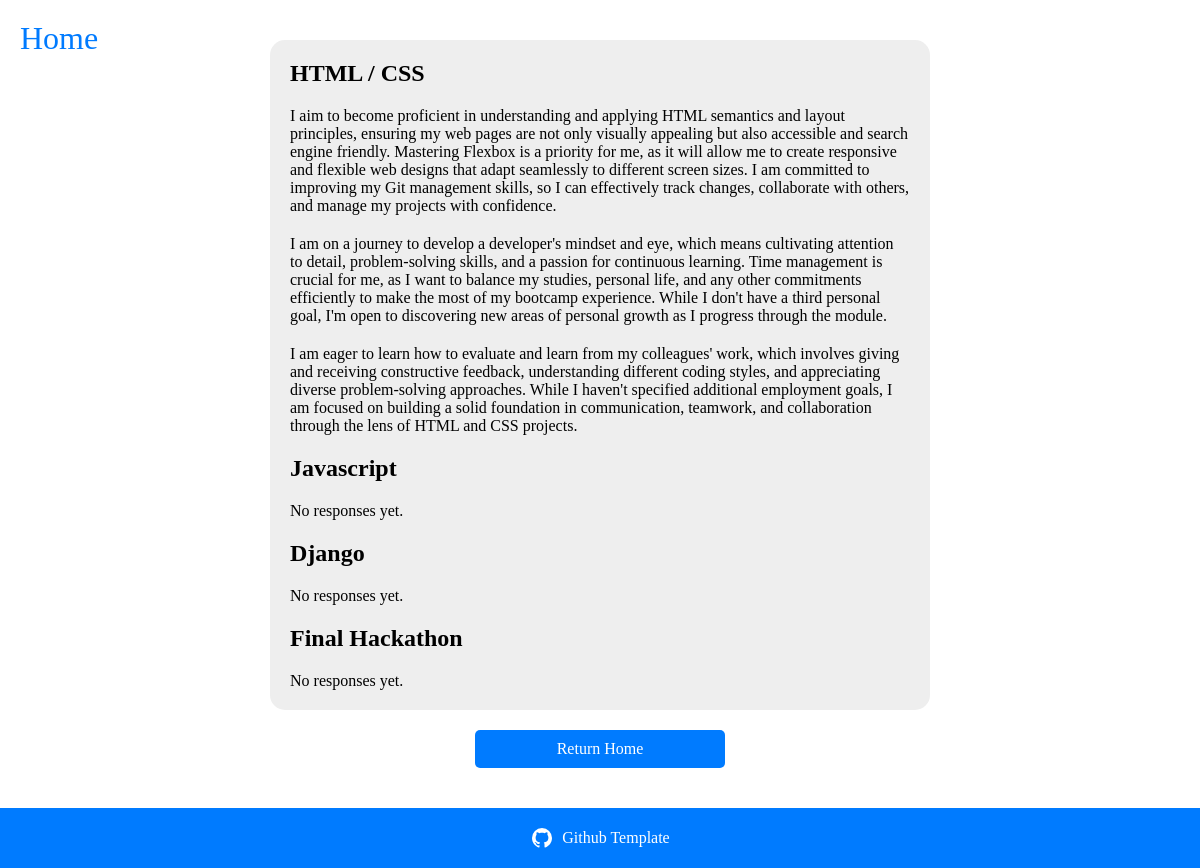
The app's page /responses with its own data.
### module/models.py (models this page shows, shortened)
class GoalResponse(models.Model):
    module_number = models.CharField(max_length=51)
    type_of_goal = models.CharField(max_length=51)
    text = models.TextField()

### home/views.py (the view)
# urls.py: path('responses', views.responses, name='responses'),
def responses(request):
    module_one_responses = GoalResponse.objects.filter(module_number='one')
    module_two_responses = GoalResponse.objects.filter(module_number='two')
    module_three_responses = GoalResponse.objects.filter(module_number='three')
    module_four_responses = GoalResponse.objects.filter(module_number='four')
    context = {
        'module_one_responses': module_one_responses,
        'module_two_responses': module_two_responses,
        'module_three_responses': module_three_responses,
        'module_four_responses': module_four_responses,
    }
    return render(request, 'home/responses.html', context)

### home/templates/home/responses.html (shortened to what this page needs)
{% extends "base.html" %}
{% load static %}
{% block extra_css %}
    <link rel="stylesheet" href="{% static 'css/home.css' %}">
{% endblock %}
{% block content %}
<section class="home-section container-col">
    <div class="responses-container container-col">
        <h2>HTML / CSS</h2>
        {% if module_one_responses %}
            {% for r in module_one_responses %}
                <p>{{ r.text }}</p>
            {% endfor %}
        {% else %}
            <p>No responses yet.</p>
        {% endif %}
        <h2>Javascript</h2>
        {% if module_two_responses %}
            {% for r in module_two_responses %}
                <p>{{ r.text }}</p>
            {% endfor %}
        {% else %}
            <p>No responses yet.</p>
        {% endif %}
        <h2>Django</h2>
        {% if module_three_responses %}
            {% for r in module_three_responses %}
                <p>{{ r.text }}</p>
            {% endfor %}
        {% else %}
            <p>No responses yet.</p>
        {% endif %}
        <h2>Final Hackathon</h2>
        {% if module_four_responses %}
            {% for r in module_four_responses %}
                <p>{{ r.text }}</p>
            {% endfor %}
        {% else %}
            <p>No responses yet.</p>
        {% endif %}
    </div>
    <a href="{% url 'home' %}" class="btn">Return Home</a>
</section>
{% endblock %}

### templates/base.html (shortened to what this page needs)
{% load static %}
<!doctype html>
<html lang="en">
  <head>
    {% block corecss %}
    <link rel="stylesheet" href="{% static 'css/base.css' %}">
    {% endblock %}
    {% block extra_css %}
    {% endblock %}
  </head>
  <body>
    <header class="header">
      <a href="{% url 'home' %}">Home</a>
    </header>
    {% block content %}
    {% endblock %}
    <footer class="footer container-col">
        <a href="https://github.com/dillon-mccaffrey-ci/STUDENT_GOALS_TEMPLATE" class="footer-link" target="_blank">
          <span class="footer-text">Github Template</span>
        </a>
    </footer>
  </body>
</html>

### static/css/base.css (style rules this page uses)
* { margin: 0; padding: 0; box-sizing: border-box; }
body { display: flex; justify-content: center; align-items: center; flex-direction: column; }
.header { position: fixed; left: 20px; top: 20px; }
.header a { font-size: 2rem; text-decoration: none; color: #007bff; }
h2 { font-size: 2rem; }
.icon { width: 24px; height: 24px; }
.footer { width: 100%; height: 60px; background-color: #007bff; }
.footer a { color: #fff; text-decoration: none; display: flex; justify-content: center; align-items: center; gap: 8px; }
.container-col { display: flex; justify-content: center; align-items: center; flex-direction: column; }
.btn { display: inline-block; padding: 10px 20px; font-size: 16px; color: #fff; background-color: #007bff; border: none; border-radius: 5px; text-decoration: none; text-align: center; transition: background-color 0.3s ease; min-width: 250px; }

### home/static/css/home.css (style rules this page uses)
.home-section { gap: 20px; min-height: calc(100vh - 60px); padding: 40px 0; }
.home-section h2 { font-size: 24px; }
.responses-container { width: 660px; border-radius: 15px; padding: 20px; background-color: #eeeeee; gap: 20px; align-items: flex-start; }

### records on screen
GoalResponse: text "I aim to become proficient in understanding and applying HTML semantics and layout principles, ensuring my web pages are not only visually appealing but also accessible and search engine friendly. Mastering Flexbox is a priority for me, as it will allow me to create responsive and flexible web designs that adapt seamlessly to different screen sizes. I am committed to improving my Git management skills, so I can effectively track changes, collaborate with others, and manage my projects with confidence."
GoalResponse: text "I am on a journey to develop a developer's mindset and eye, which means cultivating attention to detail, problem-solving skills, and a passion for continuous learning. Time management is crucial for me, as I want to balance my studies, personal life, and any other commitments efficiently to make the most of my bootcamp experience. While I don't have a third personal goal, I'm open to discovering new areas of personal growth as I progress through the module."
GoalResponse: text "I am eager to learn how to evaluate and learn from my colleagues' work, which involves giving and receiving constructive feedback, understanding different coding styles, and appreciating diverse problem-solving approaches. While I haven't specified additional employment goals, I am focused on building a solid foundation in communication, teamwork, and collaboration through the lens of HTML and CSS projects."
